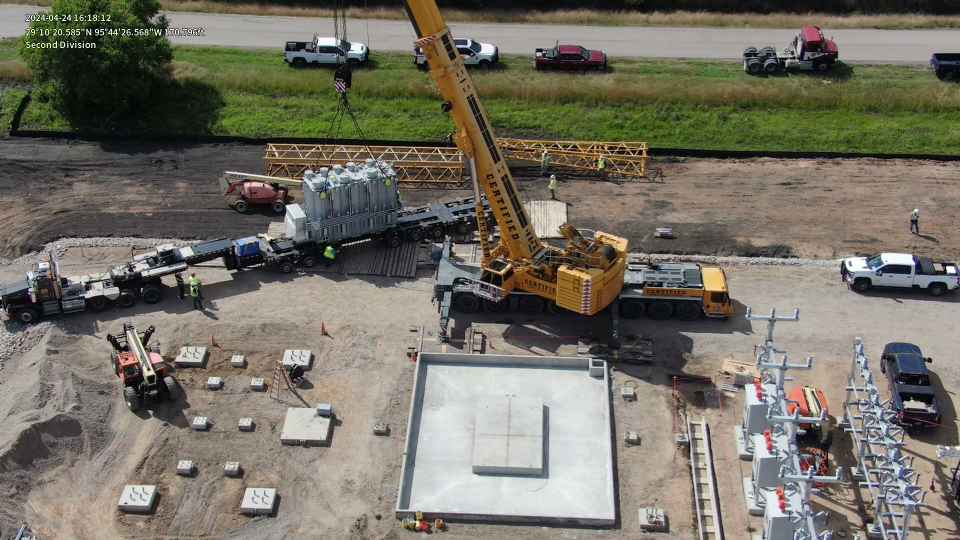
#> input picture attached_assets/Crane pick_1758039080460.jpg, 1920 x 1080 px (shown at 1/2 size)
$ python -i process_anomaly_images_1758037065237.py   (imports and definitions only)
#> lines starting #> are read from the running program, lines starting #| are printed output that depends on the picture; after the words box and inside, x2 and y2 are one past the last pixel; in counts of white or black regions, pixels touching at a corner belong together
#!/usr/bin/env python
"""
Process Anomaly Images

This script processes thermal and wide images that have anomalies detected,
adds the Automate Solar logo, and saves them to a dedicated output folder.
"""

import os
import cv2
import numpy as np
from PIL import Image
import argparse
import glob

def has_bounding_box(image_path):
    """
    Check if an image has red bounding boxes indicating anomalies.
    Returns True if red rectangles are detected, False otherwise.
    """
#> called with image_path = 'Crane pick_1758039080460.jpg'
    try:
        # Read the image
        img = cv2.imread(image_path)
#> img is the input picture: shape (1080, 1920, 3); mean B, G, R 101.2, 112.9, 116.9
        if img is None:
            print(f"Could not read image: {image_path}")
            return False

        # Convert to HSV space for easier color detection
        hsv = cv2.cvtColor(img, cv2.COLOR_BGR2HSV)
#> hsv: shape (1080, 1920, 3); mean H, S, V 49.5, 58.7, 121.2

        # Define red color range in HSV
        # Red has two ranges in HSV, so we need to check both
        lower_red1 = np.array([0, 120, 70])
        upper_red1 = np.array([10, 255, 255])
        mask1 = cv2.inRange(hsv, lower_red1, upper_red1)
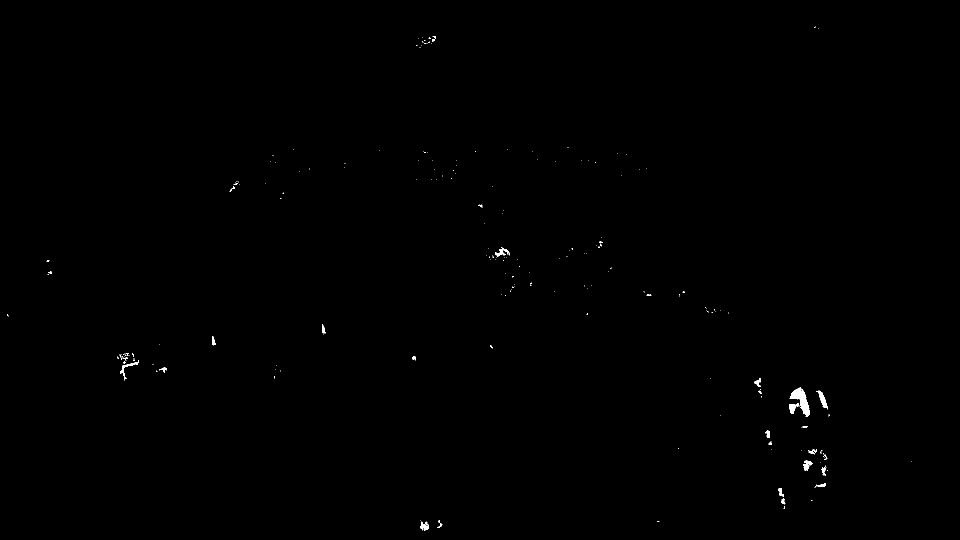
#> mask1: shape (1080, 1920) (shown at 1/2 size); 0.19% white; 214 white regions (186 under 20 px), largest, box (x1, y1, x2, y2) and area: (1579, 775, 1620, 833) 969, (1632, 781, 1656, 819) 304, (1579, 806, 1599, 828) 222

        lower_red2 = np.array([170, 120, 70])
        upper_red2 = np.array([180, 255, 255])
        mask2 = cv2.inRange(hsv, lower_red2, upper_red2)
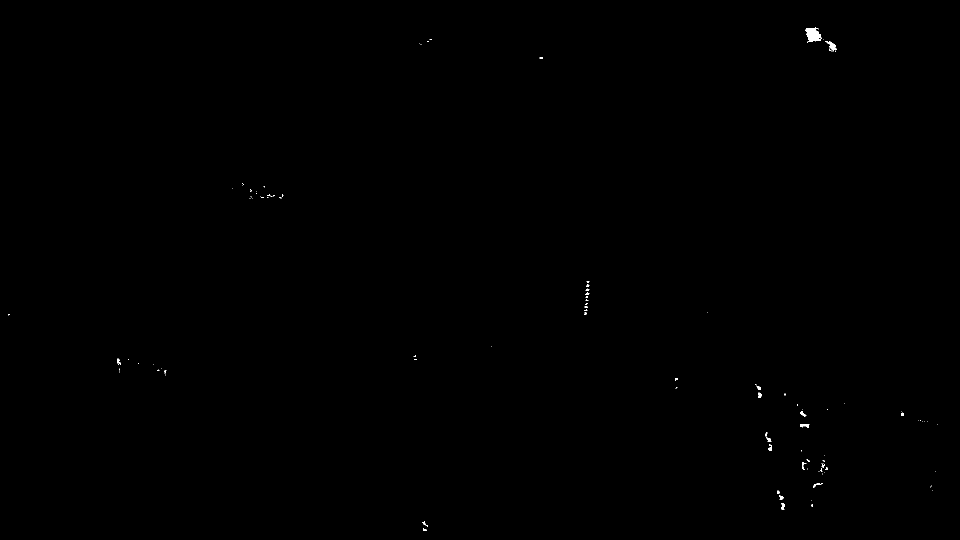
#> mask2: shape (1080, 1920) (shown at 1/2 size); 0.1% white; 109 white regions (86 under 20 px), largest, box (x1, y1, x2, y2) and area: (1611, 55, 1644, 86) 632, (1650, 82, 1673, 103) 185, (1600, 848, 1619, 856) 102

        # Combine masks
        red_mask = cv2.bitwise_or(mask1, mask2)
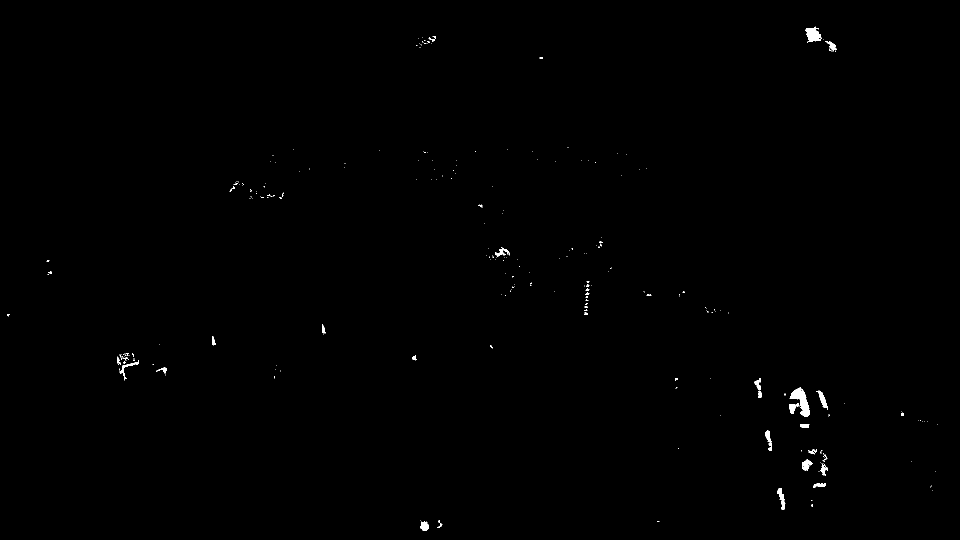
#> red_mask: shape (1080, 1920) (shown at 1/2 size); 0.29% white; 255 white regions (220 under 20 px), largest, box (x1, y1, x2, y2) and area: (1579, 775, 1620, 833) 1031, (1611, 53, 1644, 86) 637, (1554, 976, 1571, 1019) 312

        # To consider an image as having a bounding box, we look for:
        # - Sufficient red pixels in a pattern consistent with a bounding box

        # Count red pixels
        red_pixel_count = cv2.countNonZero(red_mask)
#> red_pixel_count = 6093

        # Detect if red pixels form lines (potential bounding boxes)
        # We'll apply morphological operations to identify line segments
        kernel = np.ones((3, 3), np.uint8)
        dilated = cv2.dilate(red_mask, kernel, iterations=1)
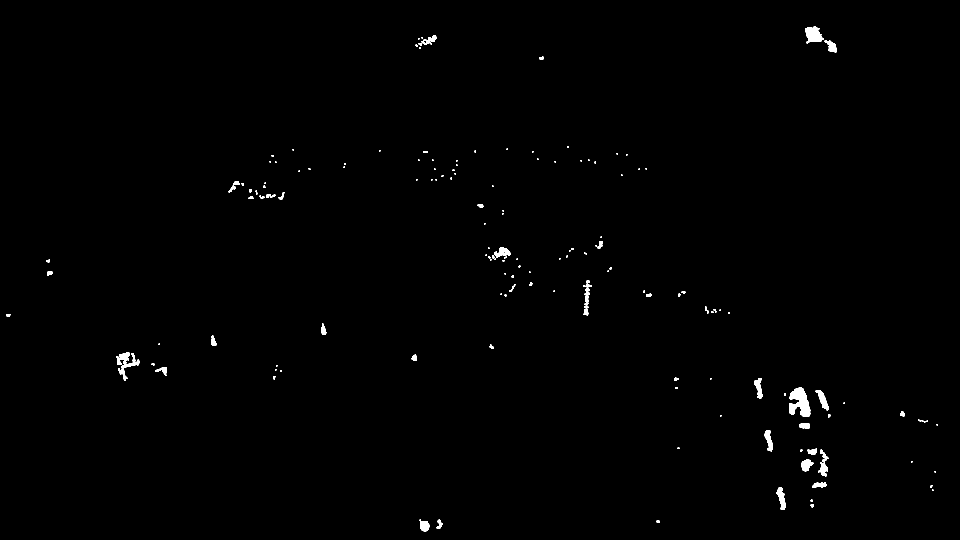
#> dilated: shape (1080, 1920) (shown at 1/2 size); 0.56% white; 166 white regions (90 under 20 px), largest, box (x1, y1, x2, y2) and area: (1578, 774, 1621, 834) 1602, (1610, 52, 1648, 87) 832, (1553, 975, 1572, 1020) 459
        eroded = cv2.erode(dilated, kernel, iterations=1)
#> eroded: shape (1080, 1920); 0.32% white; 199 white regions (163 under 20 px)

        # Find contours that could be rectangles
        contours, _ = cv2.findContours(eroded, cv2.RETR_EXTERNAL, cv2.CHAIN_APPROX_SIMPLE)
#> contours = 199 contours, 172 with area under 20; largest, box (x1, y1, x2, y2) and area: (1579, 775, 1620, 833) 1200, (1611, 53, 1644, 86) 599, (1554, 976, 1571, 1019) 272, (1632, 781, 1656, 820) 264, (1604, 919, 1626, 942) 264

        # Check if any contour could be a bounding box
        for contour in contours:
            # Approximate the contour to a polygon
            perimeter = cv2.arcLength(contour, True)
            approx = cv2.approxPolyDP(contour, 0.04 * perimeter, True)

            # If it has 4 points, it could be a rectangle
            if len(approx) == 4:
                return True
#> this loop made 2 passes
#> perimeter on pass 1: 62.04
#> (perimeter, approx) on pass 2: (9.41, [[1314, 1042], [1314, 1043], [1318, 1043], [1317, 1042]])

        # Also check if there's a reasonable number of red pixels that could be a bounding box
        # A typical bounding box may have at least 500 red pixels
        if red_pixel_count > 500:
            return True

        return False

    except Exception as e:
        print(f"Error checking for bounding boxes in {image_path}: {e}")
        return False

# [140 lines left out: functions add_logo_to_image, process_images, main, not called in this run]

# [2 lines not run here, left out]

>>> result = has_bounding_box('Crane pick_1758039080460.jpg')

$ run again, on attached_assets/DJI_20240424161812_0001_W - frame at 0m1s_1758039080460.jpg
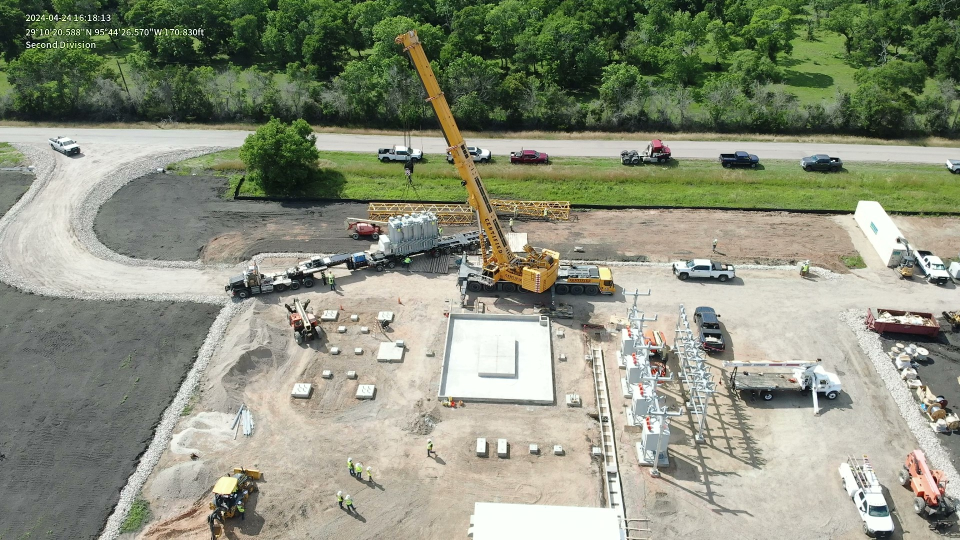
#> input picture attached_assets/DJI_20240424161812_0001_W - frame at 0m1s_1758039080460.jpg, 1920 x 1080 px (shown at 1/2 size)
#> in has_bounding_box, img is the input picture: shape (1080, 1920, 3); mean B, G, R 124.7, 144.3, 139.8
#> hsv: shape (1080, 1920, 3); mean H, S, V 43, 54.8, 147.8
#> in has_bounding_box, `mask1 = cv2.inRange(hsv, lower_red1, upper_red1)`:
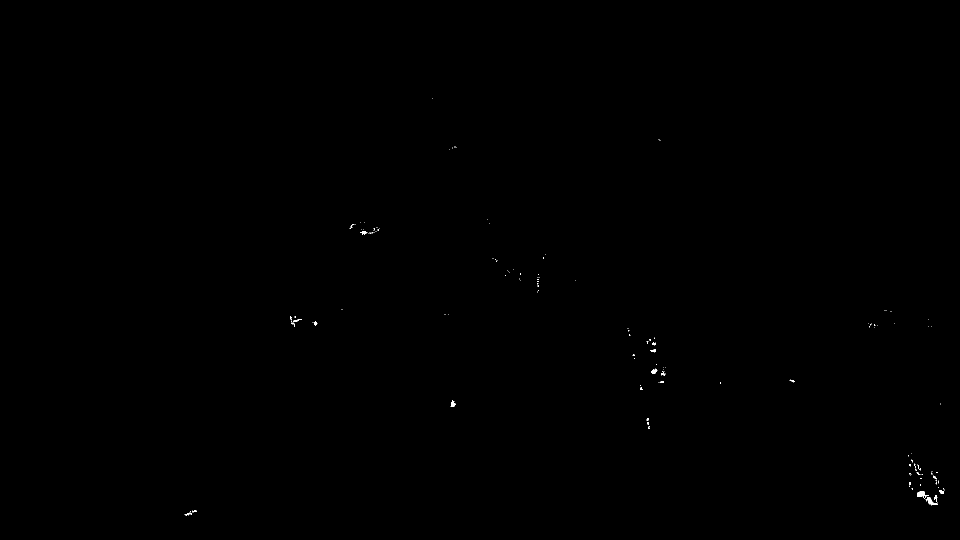
#> mask1: shape (1080, 1920) (shown at 1/2 size); 0.07% white; 153 white regions (136 under 20 px), largest, box (x1, y1, x2, y2) and area: (1834, 983, 1858, 998) 165, (1852, 994, 1876, 1011) 140, (901, 801, 911, 814) 78
#> mask2: shape (1080, 1920); 0.02% white in thin lines or dots, all inside (x1, y1, x2, y2) = (702, 281, 1884, 1011)
#> red_mask: shape (1080, 1920); 0.09% white; 183 white regions (159 under 20 px), largest, box (x1, y1, x2, y2) and area: (718, 456, 754, 469) 172, (1834, 983, 1858, 998) 165, (1852, 994, 1876, 1011) 143
#> red_pixel_count = 1878
#> in has_bounding_box, `dilated = cv2.dilate(red_mask, kernel, iterations=1)`:
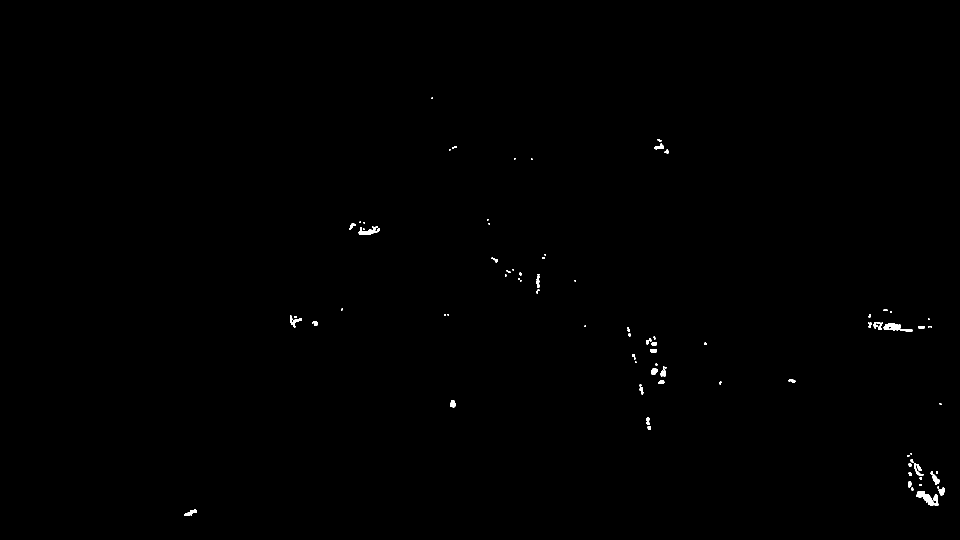
#> dilated: shape (1080, 1920) (shown at 1/2 size); 0.24% white; 93 white regions (42 under 20 px), largest, box (x1, y1, x2, y2) and area: (1833, 982, 1877, 1012) 628, (1767, 646, 1825, 664) 471, (717, 453, 760, 470) 376
#> eroded: shape (1080, 1920); 0.11% white; 125 white regions (100 under 20 px)
#> contours = 125 contours, 111 with area under 20; largest, box (x1, y1, x2, y2) and area: (1834, 983, 1876, 1011) 332, (1768, 647, 1801, 660) 200, (718, 456, 754, 469) 150, (1303, 737, 1315, 748) 69, (901, 801, 911, 814) 62
#> the loop in has_bounding_box, `for contour in contours:` made 3 passes
#> perimeter on passes 1 to 2: 61.46, 181.6
